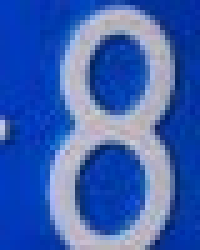
//> input picture test/chepai2.jpg, 40 x 50 px (shown 5 times larger)
$ ./sure_test_data   (built with g++ and OpenCV 4)
//> lines starting //> are read from the running program, lines starting //| are printed output that depends on the picture; after the words box and inside, x2 and y2 are one past the last pixel; in counts of white or black regions, pixels touching at a corner belong together
#include <iostream>
#include <opencv2/imgproc/imgproc.hpp>
#include <opencv2/highgui/highgui.hpp>
#include <opencv2/core/core.hpp>

using namespace std;
using namespace cv;

int main(){
	Mat test_data = imread("./chepai2.jpg", 0);
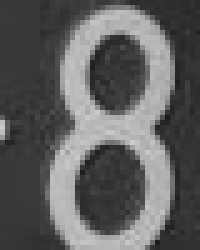
//> test_data: 50 rows x 40 cols, CV_8UC1 (shown 5 times larger); min 28, max 206, mean 95.2
	threshold(test_data, test_data, 100, 255, THRESH_BINARY);
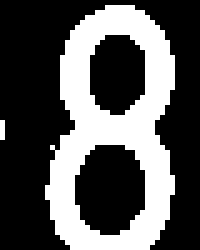
//> test_data: 50 rows x 40 cols, CV_8UC1 (shown 5 times larger); 33.7% white; 2 white regions (1 under 20 px), largest, box (x1, y1, x2, y2) and area: (9, 1, 35, 50) 669
	test_data = test_data < 100;
	resize(test_data, test_data,Size(128, 128), 0, 0, INTER_LINEAR);
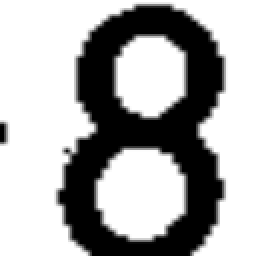
//> test_data: 128 rows x 128 cols, CV_8UC1 (shown 2 times larger); min 0, max 255, mean 169.2

	cout << test_data.cols << endl;
//| 128
	cout << test_data.rows << endl;
//| 128

	imshow("done", test_data);
	waitKey(0);
	return 0;
}
